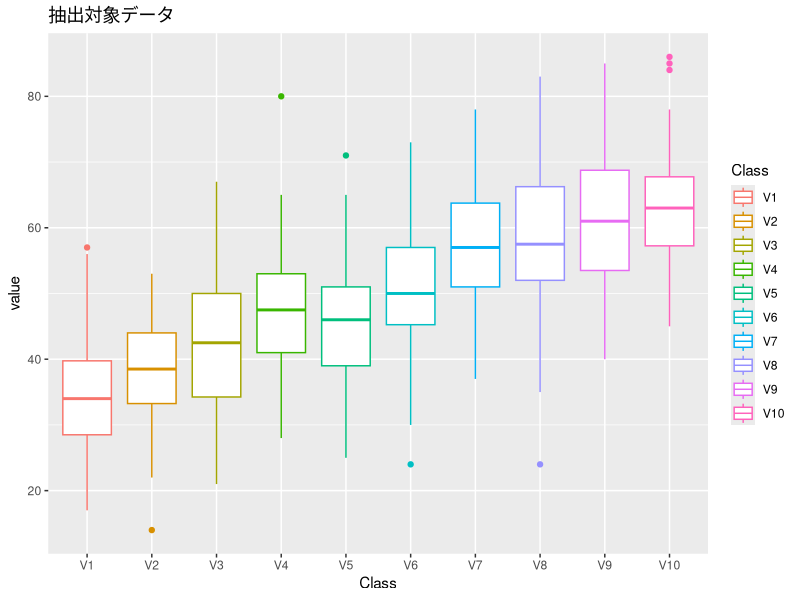
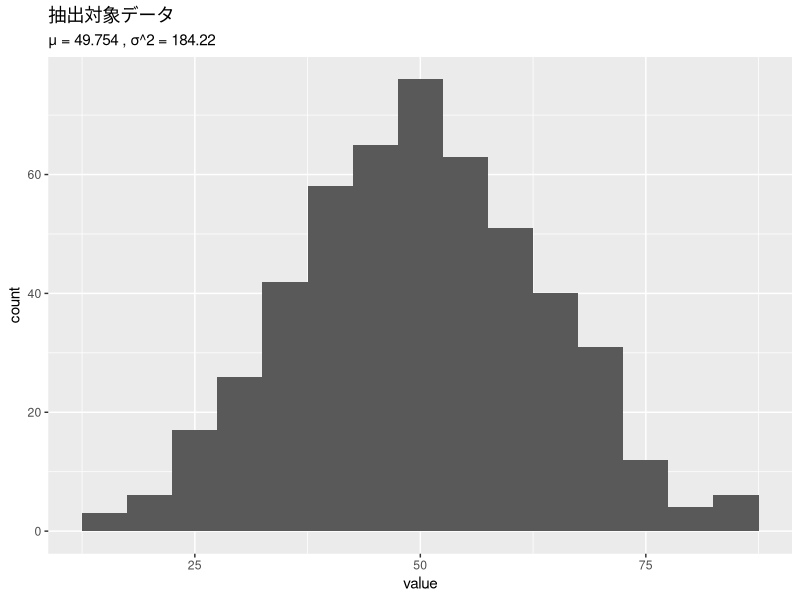
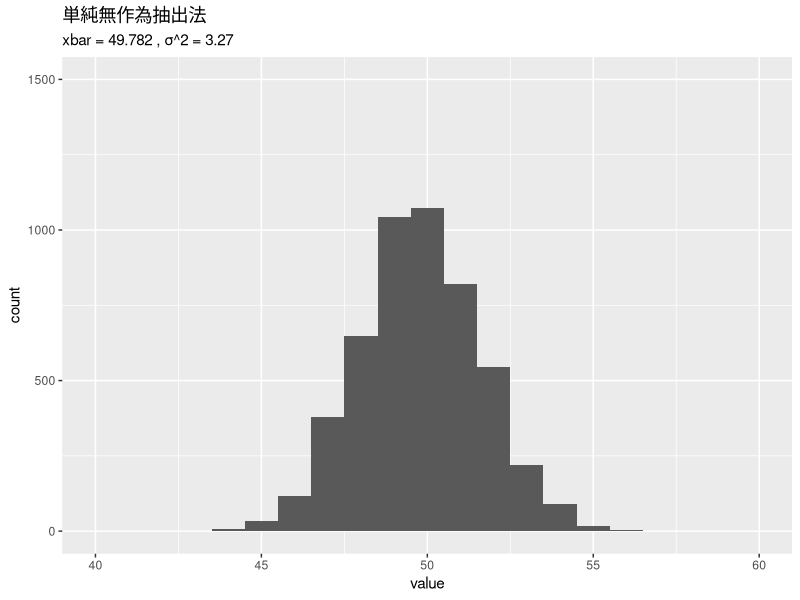
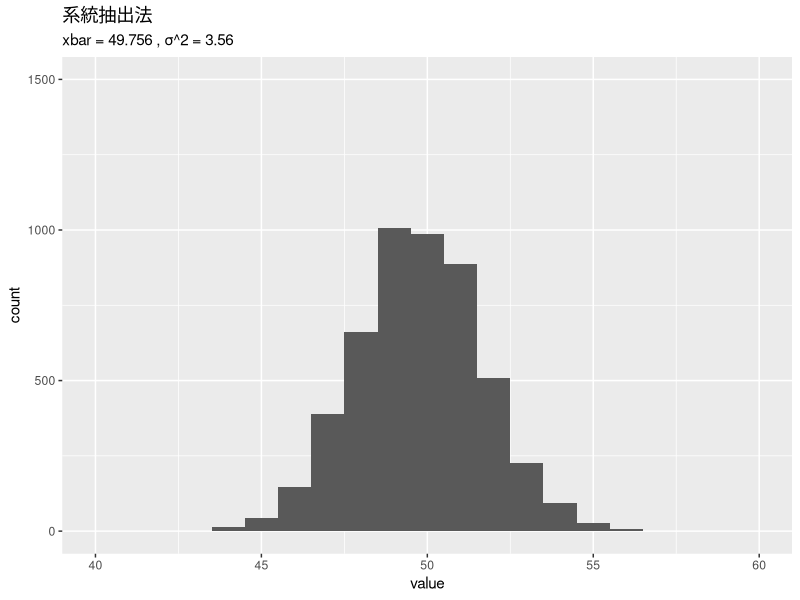
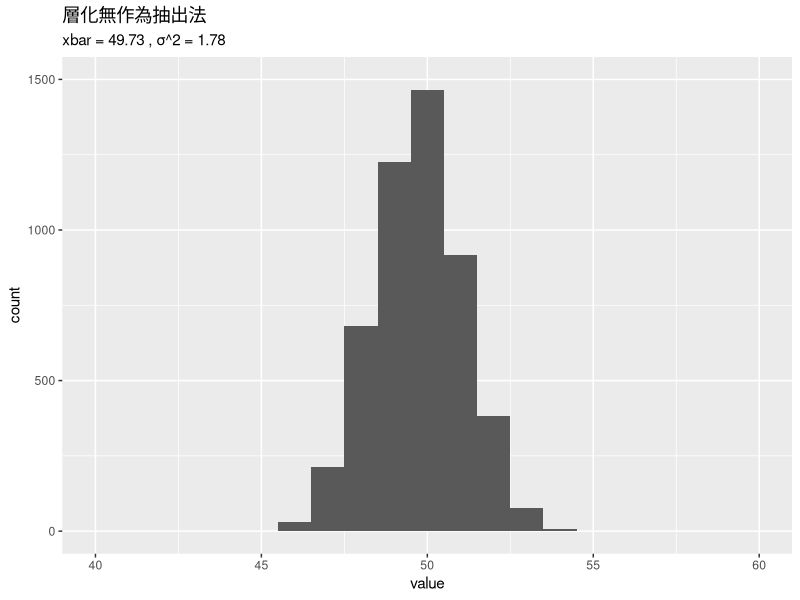
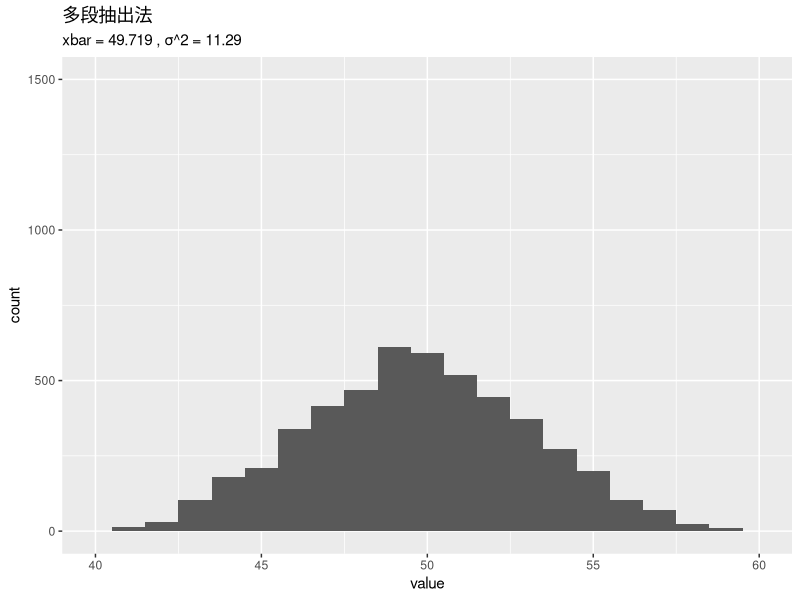
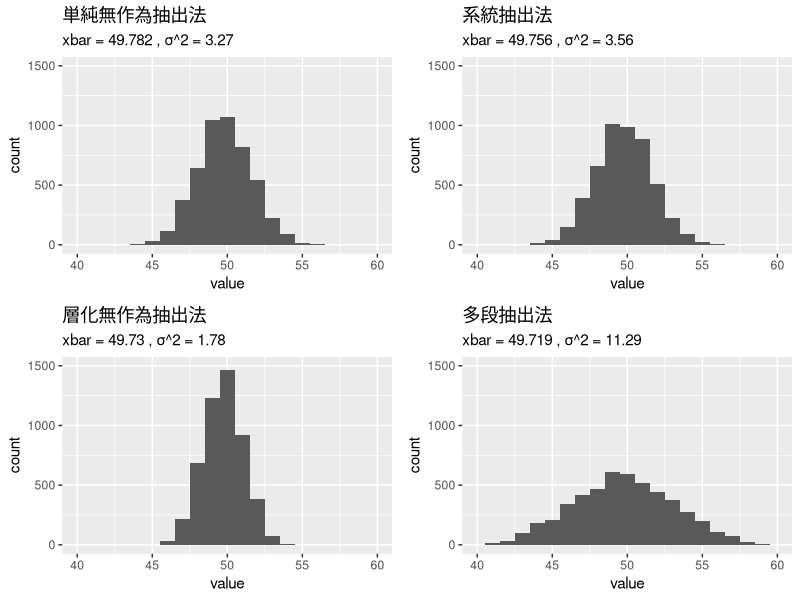

These charts were generated, in order, by the following R code:
## ---- chunk 1
options(max.print="75")
knitr::opts_chunk$set(echo = TRUE, cache = TRUE, prompt = FALSE, tidy = FALSE,
                      comment = NA, message = FALSE, warning=FALSE)
require(tidyverse)

sample_rep <- FALSE
## ---- chunk 2
# 参考先ではリスト型を用いたプログラムになっていますが、ここでは可視化に`ggplot2`パッケージを使うのでデータフレーム型で記述してあります。
set.seed(818)
x <- as.data.frame(
       sapply(1:10,
              function(i){
                as.integer(rnorm(n = 50, mean = 50, sd = 10) + 3 * i - 16.5)
              }
       )
     )

x_g <- tidyr::gather(x)

x_mean <- x %>% 
  tidyr::gather() %>% 
  dplyr::summarise(xbar = mean(value), var = var(value))

x %>% 
  tidyr::gather() %>% 
  dplyr::mutate(key = factor(key,
                             levels = c("V1", "V2", "V3", "V4", "V5",
                                        "V6", "V7", "V8", "V9", "V10"))) %>% 
  ggplot2::ggplot(ggplot2::aes(x = key)) +
    ggplot2::geom_boxplot(ggplot2::aes(y = value, colour = key)) +
    ggplot2::ggtitle("抽出対象データ") + 
    ggplot2::xlab("Class") +
    ggplot2::scale_colour_discrete(name = "Class") 

x %>% 
  tidyr::gather() %>% 
  ggplot2::ggplot(ggplot2::aes(x = value)) +
    ggplot2::geom_histogram(binwidth = 5) + 
    ggplot2::ggtitle("抽出対象データ",
                     subtitle = paste("μ =", round(x_mean$xbar, 3),
                                      ", σ^2 =", round(x_mean$var, 2)))
## ---- chunk 3
s1 <- sapply(1:5000,
             function(i){
               mean(base::sample(x_g$value, size = 50, replace = sample_rep))
             })

s1_mean <- data.frame(value = s1) %>% 
  dplyr::summarise(xbar = mean(value), var = var(value))

gg_1 <- data.frame(value = s1) %>% 
  ggplot2::ggplot(ggplot2::aes(x = value)) +
    ggplot2::geom_histogram(binwidth = 1) +
    ggplot2::xlim(40, 60) + ggplot2::ylim(0, 1500) +
    ggplot2::ggtitle("単純無作為抽出法",
                     subtitle = paste("xbar =", round(s1_mean$xbar, 3),
                                      ", σ^2 =", round(s1_mean$var, 2)))
gg_1
## ---- chunk 4
len <- as.integer(length(x_g$value))
step <- as.integer(len / 50)

s4 <- sapply(1:5000,
             function(j){
               sno <- as.integer(sapply(1:50,
                                 function(i){
                                   start <- base::sample(c(1:len), 1)
                                   ifelse(start + step * i <= len,
                                   start + step * i, start + step * i - len)
                                 }))
               mean(x_g$value[sno])
            })

s4_mean <- data.frame(value = s4) %>% 
  dplyr::summarise(xbar = mean(value), var = var(value))

gg_4 <- data.frame(value = s4) %>% 
  ggplot2::ggplot(ggplot2::aes(x = value)) +
    ggplot2::geom_histogram(binwidth = 1) +
    ggplot2::xlim(40, 60) + ggplot2::ylim(0, 1500) +
    ggplot2::ggtitle("系統抽出法",
                     subtitle = paste("xbar =", round(s4_mean$xbar, 3),
                                      ", σ^2 =", round(s4_mean$var, 2)))
gg_4
## ---- chunk 5
s2 <- sapply(1:5000,
             function(i){
               mean(sapply(1:10, 
                           function(j){
                             base::sample(x[, j], size = 5,
                                          replace = sample_rep)
                           }))
             })

s2_mean <- data.frame(value = s2) %>% 
  dplyr::summarise(xbar = mean(value), var = var(value))

gg_2 <- data.frame(value = s2) %>% 
  ggplot2::ggplot(ggplot2::aes(x = value)) +
    ggplot2::geom_histogram(binwidth = 1) +
    ggplot2::xlim(40, 60) + ggplot2::ylim(0, 1500) +
    ggplot2::ggtitle("層化無作為抽出法",
                     subtitle = paste("xbar =", round(s2_mean$xbar, 3),
                                      ", σ^2 =", round(s2_mean$var, 2)))
gg_2
## ---- chunk 6
s3 <- sapply(1:5000,
             function(i){
               mean(
                 sapply(base::sample(1:10, 5, replace = sample_rep),
                        function(j){
                          base::sample(x[, j], size = 10,
                                       replace = sample_rep)
                        })
               )
            })

s3_mean <- data.frame(value = s3) %>% 
  dplyr::summarise(xbar = mean(value), var = var(value))

gg_3 <- data.frame(value = s3) %>% 
  ggplot2::ggplot(ggplot2::aes(x = value)) +
    ggplot2::geom_histogram(binwidth = 1) +
    ggplot2::xlim(40, 60) + ggplot2::ylim(0, 1500) +
    ggplot2::ggtitle("多段抽出法",
                     subtitle = paste("xbar =", round(s3_mean$xbar, 3),
                                      ", σ^2 =", round(s3_mean$var, 2)))
gg_3
## ---- chunk 7
data.frame(rowname = c("母集団", "単純無作為抽出法", "系統抽出法",
                       "層化無作為抽出法", "多段抽出法"),
           xbar = c(x_mean$xbar, s1_mean$xbar, s4_mean$xbar, s2_mean$xbar,
                    s3_mean$xbar),
           var = c(x_mean$var, s1_mean$var, s4_mean$var, s2_mean$var,
                   s3_mean$var)) %>% 
  dplyr::mutate(xbar = round(xbar, 1), var = round(var, 2))
## ---- chunk 8
gridExtra::grid.arrange(gg_1, gg_4, gg_2, gg_3, ncol = 2)
